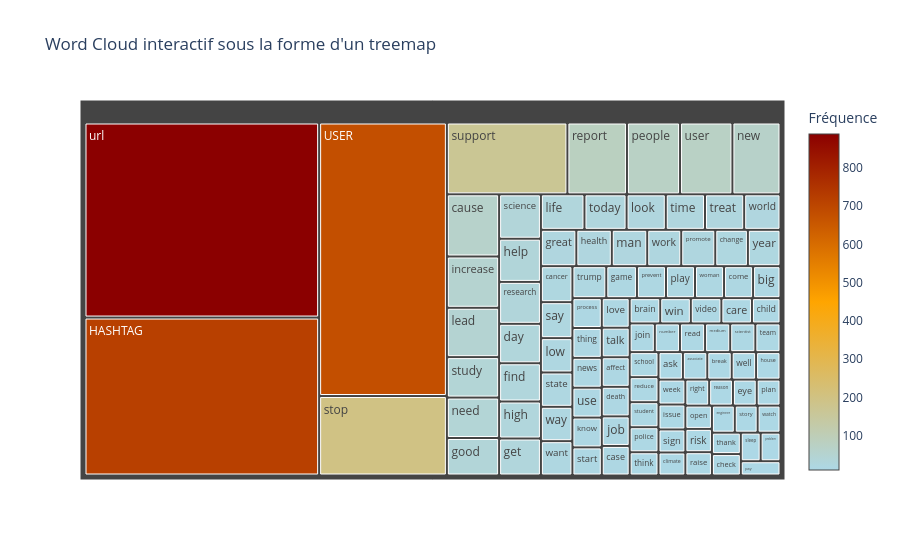

Notebook source saved alongside this figure:
### Code cell
import plotly.io as pio
fig.show()
pio.write_image(fig, "treemap_wordcloud.png")

### Figure 1 — Plotly figure (JSON) as saved in the notebook; plotly's stock layout.template omitted (floating-point values rounded to 4 significant figures)
{"data": [{"domain": {"x": [0, 1], "y": [0, 1]}, "hovertemplate": "label=%{label}<br>value=%{value}<br>parent=%{parent}<extra></extra>", "labels": ["url", "HASHTAG", "USER", "stop", "support", "report", "people", "user", "new", "cause", "increase", "lead", "study", "need", "good", "science", "help", "research", "day", "find", "high", "get", "life", "today", "look", "time", "treat", "world", "great", "health", "man", "work", "promote", "change", "year", "cancer", "say", "low", "state", "way", "want", "trump", "game", "prevent", "play", "woman", "come", "big", "process", "thing", "news", "use", "know", "start", "love", "talk", "affect", "death", "job", "case", "brain", "win", "video", "care", "child", "join", "number", "read", "medium", "scientist", "team", "school", "reduce", "student", "police", "think", "ask", "associate", "break", "well", "house", "week", "issue", "sign", "climate", "right", "reason", "eye", "plan", "open", "risk", "raise", "engineer", "story", "watch", "thank", "check", "sleep", "problem", "pay"], "marker": {"colorbar": {"title": {"text": "Fréquence"}}, "colors": [888, 719, 678, 197, 168, 83, 74, 73, 67, 63, 52, 50, 41, 41, 38, 36, 35, 34, 32, 31, 30, 30, 30, 29, 27, 27, 27, 25, 25, 25, 25, 24, 24, 23, 23, 22, 22, 21, 21, 21, 21, 21, 19, 18, 18, 18, 18, 17, 17, 17, 17, 17, 17, 16, 16, 16, 16, 16, 16, 16, 15, 15, 15, 15, 14, 14, 14, 14, 14, 14, 14, 14, 14, 14, 14, 13, 13, 13, 13, 13, 13, 13, 13, 12, 12, 12, 12, 12, 12, 12, 12, 12, 12, 12, 12, 12, 12, 11, 11, 11], "colorscale": [[0, "lightblue"], [0.5, "orange"], [1, "darkred"]]}, "name": "", "parents": ["", "", "", "", "", "", "", "", "", "", "", "", "", "", "", "", "", "", "", "", "", "", "", "", "", "", "", "", "", "", "", "", "", "", "", "", "", "", "", "", "", "", "", "", "", "", "", "", "", "", "", "", "", "", "", "", "", "", "", "", "", "", "", "", "", "", "", "", "", "", "", "", "", "", "", "", "", "", "", "", "", "", "", "", "", "", "", "", "", "", "", "", "", "", "", "", "", "", "", ""], "type": "treemap", "values": [888, 719, 678, 197, 168, 83, 74, 73, 67, 63, 52, 50, 41, 41, 38, 36, 35, 34, 32, 31, 30, 30, 30, 29, 27, 27, 27, 25, 25, 25, 25, 24, 24, 23, 23, 22, 22, 21, 21, 21, 21, 21, 19, 18, 18, 18, 18, 17, 17, 17, 17, 17, 17, 16, 16, 16, 16, 16, 16, 16, 15, 15, 15, 15, 14, 14, 14, 14, 14, 14, 14, 14, 14, 14, 14, 13, 13, 13, 13, 13, 13, 13, 13, 12, 12, 12, 12, 12, 12, 12, 12, 12, 12, 12, 12, 12, 12, 11, 11, 11]}], "layout": {"legend": {"tracegroupgap": 0}, "title": {"text": "Word Cloud interactif sous la forme d'un treemap"}}}
